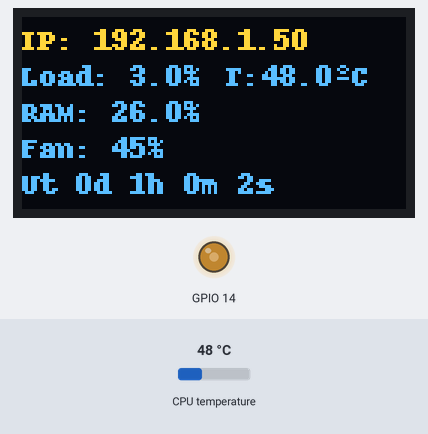
Recording of a program running on a simulated Raspberry Pi (BCM pin numbers). On the bench: 128×64 one-colour display, output pins drawn as LEDs (lit = HIGH). The inputs (shaded band) are chosen by the test bench; at power-on: CPU temperature 48 °C. The OLED is the two-colour kind (top 16 rows yellow); files the program writes start out absent; system figures (address, load, memory, disk, uptime) are fixed made-up values; the interpreter's speed is modelled, so counts of loop turns are approximate; files that are not in the repository are absent; the clock reads 2024-03-15 10:24:30 at power-on unless the program sets it; what the program prints to the terminal is not drawn.

Above: at 2.9 s.
3.0 s: CPU temperature set to 31 °C
At 4.5 s:
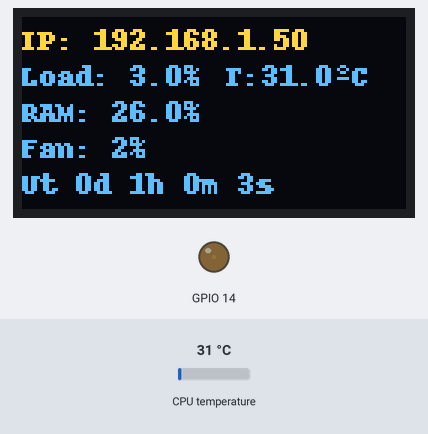
6.2 s: CPU temperature set to 58 °C
At 8.0 s:
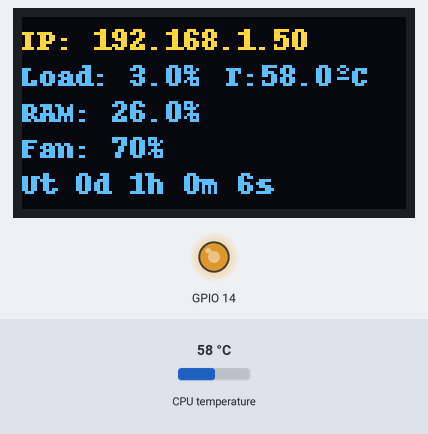
9.4 s: CPU temperature set to 71 °C
At 11.4 s:
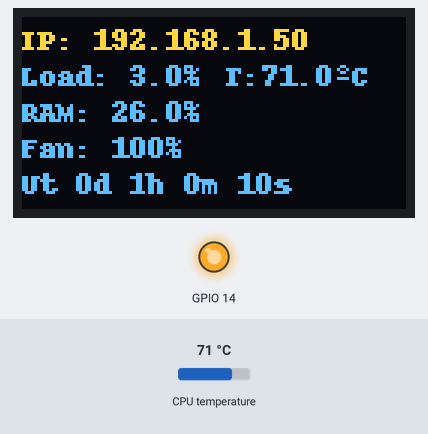
Timing chart, 0 to 12.9 s (numbered marks = the images above; inputs shaded):
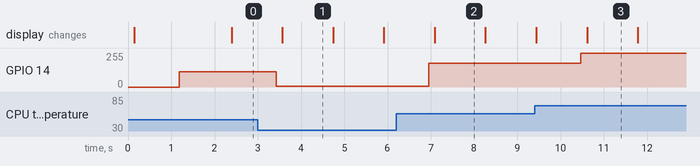

Measured:
- after the input at 3.0 s, GPIO 14: 115/255 → 5/255 after 0.43 s
- after the input at 6.2 s, GPIO 14: 5/255 → 179/255 after 0.75 s
- after the input at 9.4 s, GPIO 14: 179/255 → 255/255 after 1.1 s
- what the display in image 1 shows lasts 1.1 s, from 3.6 s to 4.7 s

The program:

main_rpi_healt.py
```python
# Fuente original: https://github.com/adafruit/Adafruit_Python_SSD1306/blob/master/examples/stats.py
# sudo apt-get install python-smbus
# sudo apt-get install i2c-tools
# sudo i2cdetect -y 1
# sudo i2cdetect -y 0
# sudo apt install python3-pip
# pip3 install Adafruit_GPIO
# crontab -e
# @reboot sleep 30 && python3 /home/user/rpi3_healt_system/main_rpi_healt.py > /home/user/cron.log 2>&1


from healt_functions_class import *
from healt_pwm_class import *
from healt_file_class import *
import Adafruit_SSD1306

from PIL import Image
from PIL import ImageDraw
from PIL import ImageFont

keys = ["ip", "m0_cpul",
	"m0_cput", "m0_raml",
	"m0_cpuf", "m0_ut",
	"m0_os"
	]

# Raspberry Pi pin configuration:
RST = None     # on the PiOLED this pin isnt used

# 128x64 display with hardware I2C:
#disp = Adafruit_SSD1306.SSD1306_128_64(rst=RST)

# 128x64 display with hardware I2C:
disp = Adafruit_SSD1306.SSD1306_128_64(rst=RST, i2c_address=0x3C)

# Note you can change the I2C address by passing an i2c_address parameter like:
# disp = Adafruit_SSD1306.SSD1306_128_64(rst=RST, i2c_address=0x3C)

# Initialize library.
disp.begin()

# Clear display.
disp.clear()
disp.display()

# Create blank image for drawing.
# Make sure to create image with mode '1' for 1-bit color.
width = disp.width
height = disp.height
image = Image.new('1', (width, height))
#print("width: {}, height: {}".format(width, height))

# Get drawing object to draw on image.
draw = ImageDraw.Draw(image)

# Draw a black filled box to clear the image.
draw.rectangle((2,2,width - 2,height - 2), outline=0, fill=0)

# Draw some shapes.
# First define some constants to allow easy resizing of shapes.
padding = +2
top = padding
bottom = height-padding
# Move left to right keeping track of the current x position for drawing shapes.
x = 0


# Load default font.
font = ImageFont.load_default()

hfic = System_Files()
hfc = System_Functions()
hpc = System_PWM_Fan(14, 0, 1) # pwm_pin, mode, perfil

def Save_basic_JSON(hfic_):
	hfic_.Add_json_value(keys[0], hfc.GetIP())
	hfic_.Add_json_value(keys[1], hfc.GetCPU())
	hfic_.Add_json_value(keys[2], hfc.GetTemp())
	hfic_.Add_json_value(keys[3], hfc.GetRAM())
	hfic_.Add_json_value(keys[4], hfc.GetFanPWM(hpc, 0)) #0=Proporcionar, 1=Por pasos de temperatura
	hfic_.Add_json_value(keys[5], hfc.GetUpTime())
	hfic_.Add_json_value(keys[6], hfc.GetOS())
	# print("Data Saved")

if hfic.Read_Dict() == -1:
	Save_basic_JSON(hfic)

def main():
	contador = 0
	while True:
		# Draw a black filled box to clear the image.
		draw.rectangle((0,0,width,height), outline=0, fill=0)

	    # Write two lines of text.

		draw.text((x, top),       	"IP: "	+ str(hfc.GetIP()) , font=font, fill=255)
		draw.text((x, top + 12),    	"Load: "+ str(hfc.GetCPU()) + "% ", font=font, fill=255 )
		draw.text((x + 68, top + 12,),	"T:" 	+ str(hfc.GetTemp()) + "ºC", font=font, fill=255)
		draw.text((x, top + 24),    	"RAM: " + str(hfc.GetRAM()) + "%", font=font, fill=255)
		draw.text((x, top + 36),    	"Fan: " + str(hfc.GetFanPWM(hpc, 0)) + "%", font=font, fill=255)
		draw.text((x, top + 48),    	"Ut " 	+ hfc.GetUpTime(), font=font, fill=255)

		# Display image.
		disp.image(image)
		disp.display()
		# time.sleep(0.5)
		contador = contador + 1
		if contador == 15:
			Save_basic_JSON(hfic)
			contador = 0

if __name__ == '__main__':
	main()
```

healt_functions_class.py
```python
# Fuente:
# https://umeey.medium.com/system-monitoring-made-easy-with-pythons-psutil-library-4b9add95a443
import psutil
import subprocess
import time
import sys

class System_Functions():
    #def __init__(self):

    ## Obtiene la ip del equipo
    # @ return String "0.0.0.0"
    def GetIP(self):
        return str(subprocess.check_output(['hostname', '-I'])).split(' ')[0].replace("b'", "")

    ## Obtiene la carga de la CPU
    ## Crea una demora de 1 seg en el programa principal
    # @ return float
    def GetCPU(self):
        return psutil.cpu_percent(1)

    ## Obtiene la ip del equipo
    # @ return float
    def GetTemp(self):
        output = subprocess.run(['vcgencmd', 'measure_temp'], capture_output= True)
        temp_str = output.stdout.decode()
        try:
            return float(temp_str.split('=')[1].split('\'')[0])
        except (IndexError, ValueError):
            raise RuntimeError('no se puede obtener temperatura')

    ## Obtiene la cantidad de RAM
    # @ return float
    def GetRAM(self):
        return psutil.virtual_memory()[2]

    ## Obtiene la velocidad del ventilador
    # @ hpc: healt_pwm_class.System_PWM_Fan
    # @ type_ int: 0=Proporcional, 1=Por pasos de temperatura
    # @ return int: valor de pwm aplicado en el pin
    def GetFanPWM(sef, hpc, type_):
        if type_ == 0:
            return hpc.Proportional()
        else:
            return hpc.Stepped()

    ## Obtiene el tiempo que lleva la maquina encendida
    # @ return String "0d 00h 00m 00s"
    def GetUpTime(sef):
        boot_time_timestamp = psutil.boot_time()
        current_time_timestamp = time.time()
        uptime_seconds = current_time_timestamp - boot_time_timestamp
        uptime_minutes = uptime_seconds // 60
        uptime_hours = uptime_minutes // 60
        uptime_days = uptime_hours // 24
        uptime_str = f"{int(uptime_days)}d {int(uptime_hours % 24)}h {int(uptime_minutes % 60)}m {int(uptime_seconds % 60)}s"
        # print("Uptime: " + uptime_str)
        return uptime_str


    ## Función que devuelve el SO en uso
    # @ return String
    def GetOS(self):
        platforms = {
        'linux1' : 'linux',
        'linux2' : 'linux',
        'darwin' : 'mac',
        'win32' : 'win32'
        }
        if sys.platform not in platforms:
            return sys.platform

        return platforms[sys.platform]

    ## Reescalado de los datos para PWM
    # @ num: Número de entrada
    # @ inMin: Parte baja de los datos de entrada
    # @ inMax: Parte alta de los datos de entrada
    # @ outMin: Parte baja de los datos de salida
    # @ outMax: Parte alta de los datos de salida
    # @ return int
    def rescale_data(self, num, inMin, inMax, outMin, outMax):
        return int(outMin + (float(num - inMin) / float(inMax - inMin) * (outMax - outMin)))

'''
if __name__ == '__main__':
   app = System_Functions().rescale_data(50, 0, 100, 2, 255)
   print("data: " + str(app))
'''
```

healt_pwm_class.py
```python
# Fuente original: https://github.com/mklements/PWMFanControl/tree/main

import RPi.GPIO as IO
from healt_functions_class import *

class System_PWM_Fan():
	def __init__(self, pwm_pin=14, mode=0, perfil=1):
		self.pwm_pin = pwm_pin
		self.mode = mode		# mode=0: Proportional; mode=1: Stepped
		self.perfil = perfil
		IO.setwarnings(False)		# No mostrar alertas GPIO
		IO.setmode(IO.BCM)		# Número de pin BCM - El PIN8 es 'GPIO14'
		IO.setup(self.pwm_pin, IO.OUT)		# Inicializa GPIO14 como pin de salida
		self.fan = IO.PWM(self.pwm_pin, 50)	# Establece GPIO14 como salida PWM a 50Hz
		self.fan.start(0)			# Inicia la señal PWM iniciada al 0% (apagado)
		self.hfc = System_Functions()


		self.perfiles = ([40, 60, 80],	# Without heatsink
				[30, 50, 70],	# With heatsink
				[30, 40, 60],	# Active heatsink
				[ 0,  0,  0]	# Custom
				)
		# print("perfiles: {}, : {} Perfil: {}".format(self.pwm_pin, self.mode, self.perfil))
		self.speed_min = 0
		self.speed_max = 100

	## Función para proporcional
	def renormalize(self, n, range1, range2):
		delta1 = range1[1] - range1[0]
		delta2 = range2[1] - range2[0]
		return (delta2 * (n -range1[0]) /delta1) + range2[0]

	## Función velocidad proporcional del ventilador
	# @ return int: 0 a 100 valor pwm normalizado
	def Proportional(self):

		temp = self.hfc.GetTemp()
		if temp < self.perfiles[self.perfil][0]:       # Constrain temperature to set range limits
			temp = self.perfiles[self.perfil][0]
		elif temp > self.perfiles[self.perfil][2]:
				temp = self.perfiles[self.perfil][2]
		pwm = int(self.renormalize(temp, [self.perfiles[self.perfil][0], self.perfiles[self.perfil][2]], [self.speed_min, self.speed_max]))
		self.fan.ChangeDutyCycle(pwm) # Set fan duty based on temperature, from minSpeed to maxSpeed
		return pwm

	## Función selocidad del ventilador por pasos de temperatura
	# @ return int: 0 a 100 valor pwm normalizado
	def Stepped(self):
		temp = self.hfc.GetTemp()
		speed = 0
		if temp > self.perfiles[self.perfil][2]:
			print("mas de ")
			speed = 100
		elif temp  > self.perfiles[self.perfil][1]:
			speed = 50
		elif temp > self.perfiles[self.perfil][0]:
			speed = 25
		self.fan.ChangeDutyCycle(speed)
		return speed
```

healt_file_class.py
```python
import json
class System_Files():
	def __init__(self, filename="healt_datas.json"):
		self.filename = filename

    ## Guarda los datos en archivo JSON
    # @ datas: Dict -> datos del programa en formato diccionario
	def Save_Dict(self, datas):
		# print(f"Datos del diccionario:\n {datas}")	# Debug Only
		try:
			# Abre el archivo en modo escritura
			with open(self.filename, "w") as file:

				# Pasa el archivo al archivo en formato JSON
				json.dump(datas, file, indent=4, sort_keys=True)	#file.write(json.dumps(datas)) # También es valido

				# Cierra el archivo
				file.close()

		except Exception as err:
			print(str(err))

	## Lee el archivo y lo transforma en diccionario JSON
	# @ return: Dict -> Diccionario con los datos del programa
	def Read_Dict(self):
		try:
			# Abre el archivo
			file = open(self.filename, "r")

			# Lee el archivo en formato JSON y lo carga en la variable datas
			datas = json.load(file)

			# Cierra archivo
			file.close()

			# Retorna el contenido del archivo file como diccionario
			return datas

		# Si hay un error por no encontrar el archivo
		except Exception:
			# Lee la respuesta y crea un archivo vacio con nombre 'filename'
			# resp = input(f"El archivo {self.filename} no existe. Crear archivo?(y/n)")
			resp = 'y' # Comentar esta linea para que
			# Si la respuesta es 'y'
			if resp == 'y':

				# Crea el archivo
				with open(self.filename, "w") as file:
					json.dump(self.get_form(), file, indent=4, sort_keys=True)
				file.close()
				# open(self.filename, "w")
				print(f"Archivo {self.filename} creado")
				return -1

	## Lee una llave del diccionario
	# @ key -> LLave del valor que queremos recuperar
	# @ return: str, float, int -> valor respecto a la llave 'key'
	def Get_json_value(self, key):
		try:
			# Recupera el diccionario
			datas = self.Read_Dict()

			# Devuelve el valor de la llave
			return  datas[key]
		except Exception as err:
			print(f"pues hay un error: {err}")

	## Guarda un valor en el archivo JSON
	# @ key -> Llave del valor para cambiar en el archivo
	# @ value -> Valor del elemento dado por la 'key'
	def Add_json_value(self, key, value):
		try:
			datas = self.Read_Dict()
			datas[key] = value
			self.Save_Dict(datas)
		except Exception as err:
			print(f"pues hay un error: {err}")

	##
	def get_form(self):
		return {"filename" : "healt_datas.json"}
'''
if __name__ == '__main__':
	a = System_Files()
'''
```
